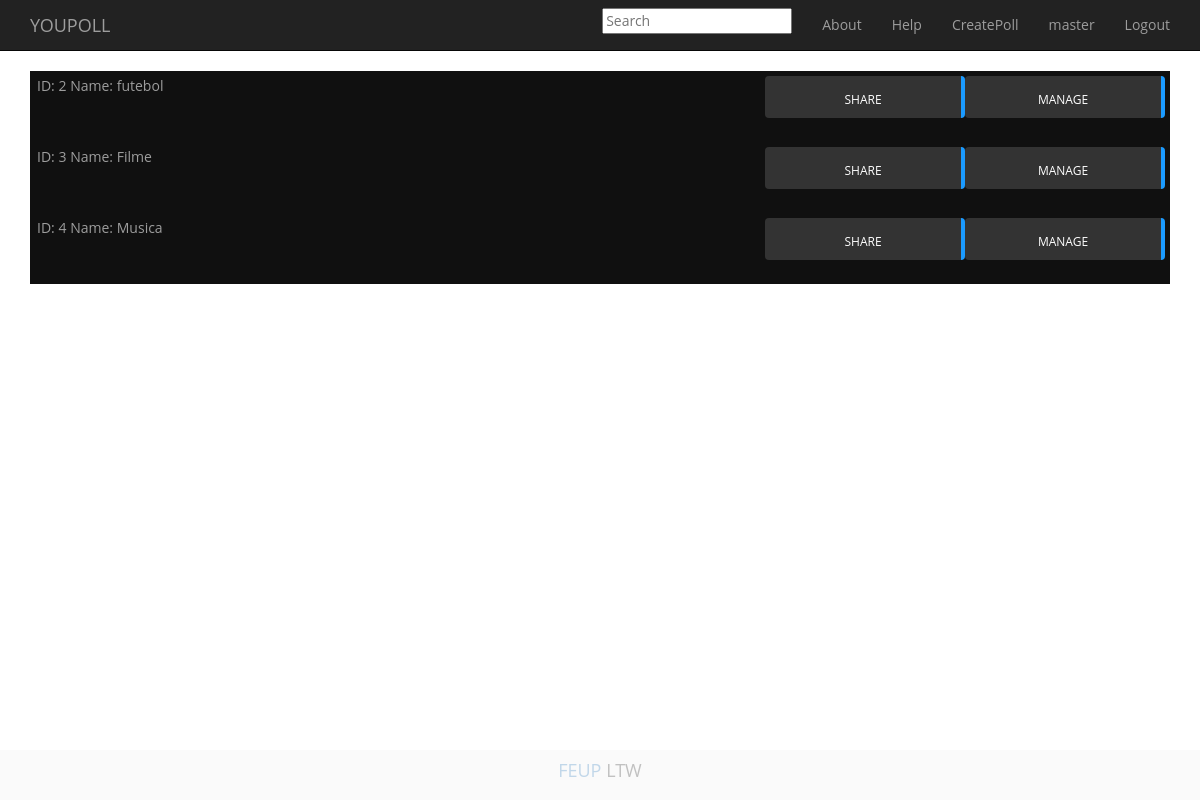
The app's page /profile_body.php (signed in) with its own data.
### tables this page shows
CREATE TABLE Poll(
idPoll		INTEGER PRIMARY KEY AUTOINCREMENT,
idUser		INTEGER REFERENCES User(idUser) NOT NULL,
name 		TEXT UNIQUE NOT NULL,
image		TEXT NOT NULL,
private		INTEGER
);

### manage_body.php (the view, shortened to what this page needs)
<button type="button" id="button" class="btn btn-primary" data-idpoll= <?php echo $row['idPoll']; ?> data-private = <?php echo $row['private']; ?> data-poll= <?php echo $row['name']; ?> data-toggle="modal" data-target="#manageModal" >Manage</button>

### profile.php (shortened to what this page needs)
<?php
if(isset($_SESSION['username'])){
  $db = new PDO('sqlite:db/dataBase.db');
  $ans = $db->prepare('SELECT * FROM User WHERE user = ?');
  $ans->execute(array($_SESSION['username']));
  $row = $ans->fetch();
  $idUser = $row['idUser'];
  $stmt = $db->prepare('SELECT * FROM Poll WHERE idUser = ?');
  $stmt->execute(array($idUser));
  if(!($row = $stmt->fetch())){ ?>
    <li> <p> You have no created polls </p> </li>
  <?php }
  else{ ?>
    <li> <?php echo "ID:   ". $row['idPoll']. "            Name:      ".$row['name']; ?> <?php require('manage_body.php'); ?>    <?php require('share_popup.php'); ?></li><br><br>
    <?php
  }
  while($row = $stmt->fetch()){ ?>
    <li> <?php echo "ID:   ". $row['idPoll']. "            Name:      ".$row['name']; ?> <?php require('manage_body.php'); ?>  <?php require('share_popup.php'); ?></li><br><br>
      <?php  }
}
?>

### share_popup.php (shortened to what this page needs)
<?php
$rep = strrchr($_SERVER['REQUEST_URI'],'/');
$uri =$_SERVER['REQUEST_URI'];
$path = str_replace($rep,"/vote_poll_body.php?poll=".$row['name'],$uri);
$url = $_SERVER['SERVER_NAME'].$path;
?>
<button type="button" id="button" class="btn btn-primary" data-toggle="modal" data-target="#shareModal" data-poll=<?php echo $row['name']; ?> data-url=<?php echo $url; ?> >Share</button>

### templates/style.css (style rules this page uses)
body { padding: 0px 0px; font-family: 'Open Sans', sans-serif; font:'Open Sans', sans-serif; text-align: center; background-image: url("knot.jpg"); background-repeat: repeat; }
#button { padding: 15px 20px; width: 200px; height:42px; background: #333333; border-right: 4px solid #1b9bff; border-left: 0px; border-top: 0px; border-bottom: 0px; color: #ffffff; cursor: pointer; z-index: 2; font-size: 12px; text-decoration: none; text-transform: uppercase; }
#profileList li { border-bottom: 1px solid #101010; margin: 0; display: block; padding: 5px 5px 5px 0.5em; background-color: #101010; color: #9d9d9d; text-decoration: none; width: 100%; }
#profileList button { float: right; }

### records on screen
poll: idPoll "2", name "futebol"
poll: idPoll "3", name "Filme"
poll: idPoll "4", name "Musica"

### other values on screen
$_SESSION['username'] "master"
